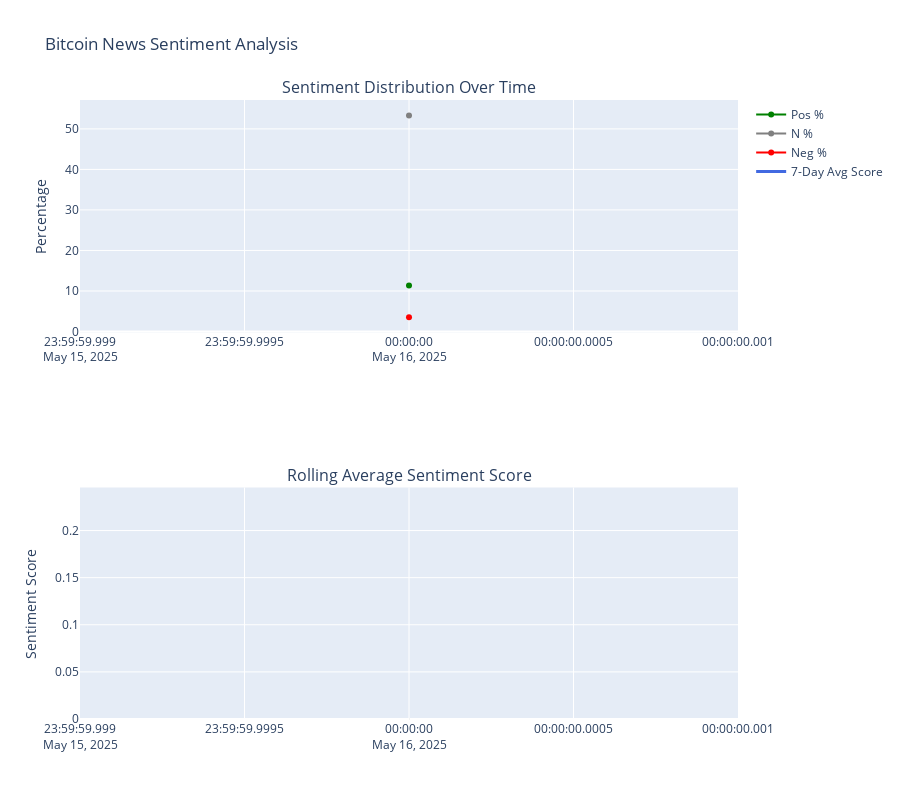

Notebook cell for this chart:
### Markdown cell above
### 5.4 Interactive Visualization with Plotly

Now let's create an interactive visualization using Plotly for better exploration.

### Code cell
# Create an interactive time series
fig = make_subplots(rows=2, cols=1, 
                   subplot_titles=('Sentiment Distribution Over Time', 'Rolling Average Sentiment Score'))

# Add sentiment distribution
for sentiment, color, label in zip(['Pos', 'N', 'Neg'], ['green', 'gray', 'red'], ['Positive', 'Neutral', 'Negative']):
    if sentiment in sentiment_by_date.columns:
        fig.add_trace(
            go.Scatter(
                x=sentiment_by_date.index, 
                y=sentiment_by_date[f'{sentiment}_pct'],
                mode='lines+markers',
                name=f'{sentiment} %',
                line=dict(color=color),
                hovertemplate='%{y:.1f}%<extra></extra>'
            ),
            row=1, col=1
        )

# Add rolling sentiment score
fig.add_trace(
    go.Scatter(
        x=rolling_score.index,
        y=rolling_score,
        mode='lines',
        name='7-Day Avg Score',
        line=dict(color='royalblue', width=3),
        hovertemplate='Score: %{y:.2f}<extra></extra>'
    ),
    row=2, col=1
)

# Add horizontal line at y=0 for the second subplot
fig.add_shape(
    type='line',
    x0=rolling_score.index.min(),
    x1=rolling_score.index.max(),
    y0=0, y1=0,
    line=dict(color='gray', dash='dash'),
    row=2, col=1
)

# Update layout
fig.update_layout(
    title='Bitcoin News Sentiment Analysis',
    height=800,
    hovermode='x unified',
    showlegend=True,
)

fig.update_yaxes(title_text='Percentage', row=1, col=1)
fig.update_yaxes(title_text='Sentiment Score', row=2, col=1)

fig.show()

### Figure 1 — Plotly figure (JSON) as saved in the notebook; plotly's stock layout.template omitted (floating-point values rounded to 4 significant figures)
{"data": [{"hovertemplate": "%{y:.1f}%<extra></extra>", "line": {"color": "green"}, "mode": "lines+markers", "name": "Pos %", "type": "scatter", "x": ["2025-05-16"], "xaxis": "x", "y": [11.35], "yaxis": "y"}, {"hovertemplate": "%{y:.1f}%<extra></extra>", "line": {"color": "gray"}, "mode": "lines+markers", "name": "N %", "type": "scatter", "x": ["2025-05-16"], "xaxis": "x", "y": [53.33], "yaxis": "y"}, {"hovertemplate": "%{y:.1f}%<extra></extra>", "line": {"color": "red"}, "mode": "lines+markers", "name": "Neg %", "type": "scatter", "x": ["2025-05-16"], "xaxis": "x", "y": [3.549], "yaxis": "y"}, {"hovertemplate": "Score: %{y:.2f}<extra></extra>", "line": {"color": "royalblue", "width": 3}, "mode": "lines", "name": "7-Day Avg Score", "type": "scatter", "x": ["2025-05-16"], "xaxis": "x2", "y": [0.2333], "yaxis": "y2"}], "layout": {"annotations": [{"font": {"size": 16}, "showarrow": false, "text": "Sentiment Distribution Over Time", "x": 0.5, "xanchor": "center", "xref": "paper", "y": 1, "yanchor": "bottom", "yref": "paper"}, {"font": {"size": 16}, "showarrow": false, "text": "Rolling Average Sentiment Score", "x": 0.5, "xanchor": "center", "xref": "paper", "y": 0.375, "yanchor": "bottom", "yref": "paper"}], "height": 800, "hovermode": "x unified", "shapes": [{"line": {"color": "gray", "dash": "dash"}, "type": "line", "x0": "2025-05-16", "x1": "2025-05-16", "xref": "x2", "y0": 0, "y1": 0, "yref": "y2"}], "showlegend": true, "title": {"text": "Bitcoin News Sentiment Analysis"}, "xaxis": {"anchor": "y", "domain": [0, 1]}, "xaxis2": {"anchor": "y2", "domain": [0, 1]}, "yaxis": {"anchor": "x", "domain": [0.625, 1], "title": {"text": "Percentage"}}, "yaxis2": {"anchor": "x2", "domain": [0, 0.375], "title": {"text": "Sentiment Score"}}}}
